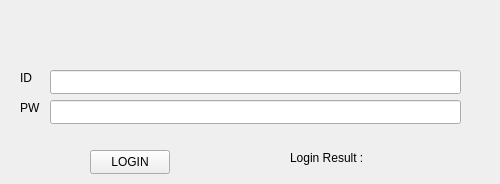
<?xml version="1.0" encoding="UTF-8"?>
<ui version="4.0">
 <class>LoginWindow</class>
 <widget class="QMainWindow" name="LoginWindow">
  <property name="geometry">
   <rect>
    <x>0</x>
    <y>0</y>
    <width>500</width>
    <height>184</height>
   </rect>
  </property>
  <property name="windowTitle">
   <string>MainWindow</string>
  </property>
  <widget class="QWidget" name="centralwidget">
   <widget class="QLabel" name="label_id">
    <property name="geometry">
     <rect>
      <x>20</x>
      <y>70</y>
      <width>61</width>
      <height>16</height>
     </rect>
    </property>
    <property name="text">
     <string>ID</string>
    </property>
   </widget>
   <widget class="QLabel" name="label_pw">
    <property name="geometry">
     <rect>
      <x>20</x>
      <y>100</y>
      <width>61</width>
      <height>16</height>
     </rect>
    </property>
    <property name="text">
     <string>PW</string>
    </property>
   </widget>
   <widget class="QPushButton" name="loginBtn">
    <property name="geometry">
     <rect>
      <x>90</x>
      <y>150</y>
      <width>80</width>
      <height>24</height>
     </rect>
    </property>
    <property name="text">
     <string>LOGIN</string>
    </property>
   </widget>
   <widget class="QLineEdit" name="lineEdit_id">
    <property name="geometry">
     <rect>
      <x>50</x>
      <y>70</y>
      <width>411</width>
      <height>24</height>
     </rect>
    </property>
   </widget>
   <widget class="QLineEdit" name="lineEdit_pw">
    <property name="geometry">
     <rect>
      <x>50</x>
      <y>100</y>
      <width>411</width>
      <height>24</height>
     </rect>
    </property>
   </widget>
   <widget class="QLabel" name="label_result">
    <property name="geometry">
     <rect>
      <x>290</x>
      <y>150</y>
      <width>141</width>
      <height>16</height>
     </rect>
    </property>
    <property name="text">
     <string>Login Result : </string>
    </property>
   </widget>
  </widget>
 </widget>
 <resources/>
 <connections/>
</ui>
